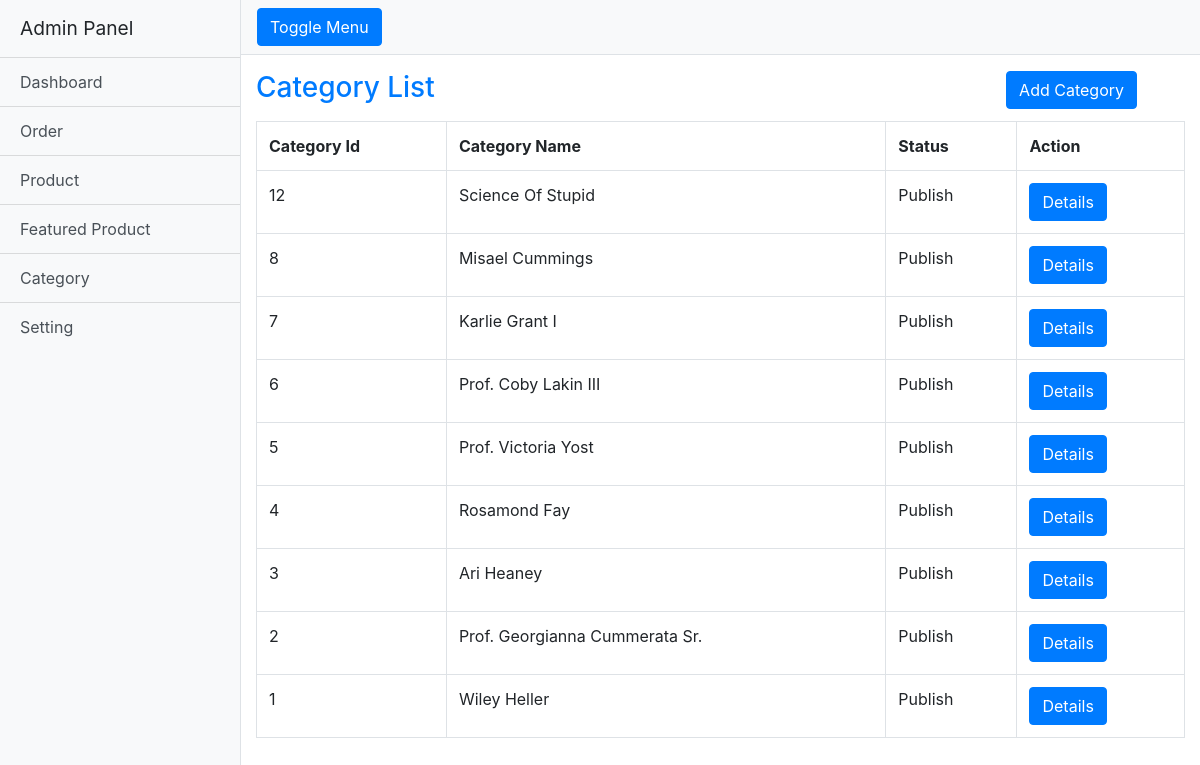
The app's page /admin/categories.php with its own data.
### tables this page shows
CREATE TABLE `categories` (
  `id` bigint(20) UNSIGNED NOT NULL,
  `name` varchar(100) NOT NULL,
  `slug` varchar(100) NOT NULL,
  `category_id` int(11) NOT NULL DEFAULT 0,
  `status` int(11) NOT NULL DEFAULT 1,
  `created_at` timestamp NULL DEFAULT NULL,
  `updated_at` timestamp NULL DEFAULT NULL
);

### inc/database.php (called while the page is built, shortened)
<?php
class Database{
    public $host   = 'localhost';
    public $user   = 'root';
    public $pass   = '';
    public $dbname = 'ecomphp';
    public $conn;
    public function __construct()
    {
        $this->conn = new mysqli(
            $this->host,
            $this->user,
            $this->pass,
            $this->dbname
        );
    }
    public function select($query){
        $result = $this->conn->query($query) or
        die($this->conn->error . __LINE__);
        if($result->num_rows > 0){
            return $result;
        }else{
            return false;
        }
    }
}
?>

### admin/categories.php (the view, shortened to what this page needs)
<?php include 'header.php'; ?>
<?php
    $db = new Database();
    $categories = $db->select("SELECT id, name, status FROM categories ORDER BY ID DESC");
?>
<div class="container">
        <div class="mt-3">
            <h3 class="text-center my-3 text-primary d-inline">Category List</h3>
            <p class="d-inline"><a href="add-category.php" class="float-right mr-5 btn btn-primary">Add Category</a></p>
        </div>
        <table class="table table-bordered mt-3">
            <tr>
                <th>Category Id</th>
                <th>Category Name</th>
                <th>Status</th>
                <th>Action</th>
            </tr>
            <?php while($row = $categories->fetch_assoc()){ ?>
            <tr>
                <td><?php echo $row['id']; ?></td>
                <td><?php echo $row['name']; ?></td>
                <td><?php echo $row['status'] == 1 ? 'Publish' : 'Unpublish'; ?></td>
                <td><a href="category-details.php?category=<?php echo $row['id']; ?>" class="btn btn-primary">Details</a></td>
            </tr>
            <?php } ?>
        </table>
    </div>
<?php include 'footer.php'; ?>

### admin/css/simple-sidebar.css (style rules this page uses)
body { overflow-x: hidden; }

### records on screen
categories: id "12", name "Science Of Stupid", status "Publish"
categories: id "8", name "Misael Cummings", status "Publish"
categories: id "7", name "Karlie Grant I", status "Publish"
categories: id "6", name "Prof. Coby Lakin III", status "Publish"
categories: id "5", name "Prof. Victoria Yost", status "Publish"
categories: id "4", name "Rosamond Fay", status "Publish"
categories: id "3", name "Ari Heaney", status "Publish"
categories: id "2", name "Prof. Georgianna Cummerata Sr.", status "Publish"
categories: id "1", name "Wiley Heller", status "Publish"
